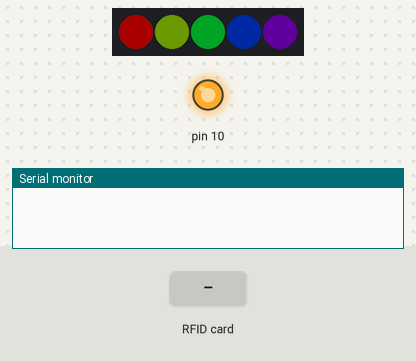
Simulated run of this sketch. Board: Arduino Uno, built with avr-gcc and run on an emulated ATmega328P. Shown: 5 RGB LEDs in strip order, left to right, output pins drawn as LEDs (lit = HIGH), the last lines printed to the serial monitor. The test bench sets the inputs (shaded band). Dim RGB values are drawn brighter than linear.

Above: at 1.3 s.
2.8 s: RFID card 5E 7A 19 C4 held to the reader
At 4.03 s:
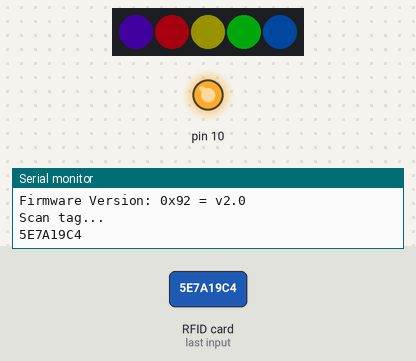
5.9 s: RFID card B6 E0 97 2B held to the reader
At 7.6 s:
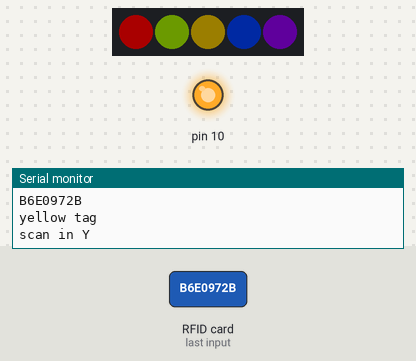
7.9 s: RFID card DB C2 43 35 held to the reader
At 8.9 s:
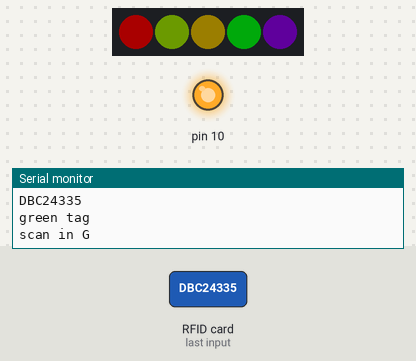
10.0 s: RFID card B6 E0 97 2B held to the reader
At 11.3 s:
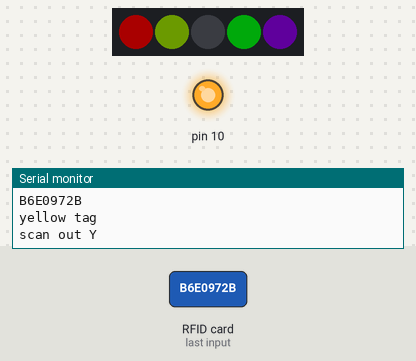
12.2 s: RFID card DB C2 43 35 held to the reader
At 13.6 s:
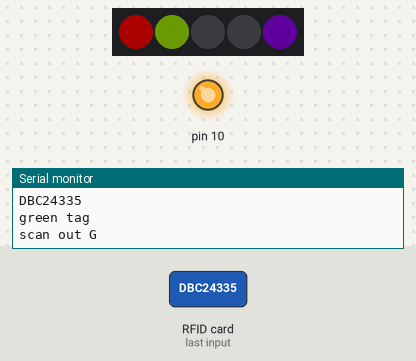
14.2 s: RFID card B6 E0 97 2B held to the reader
At 15.9 s:
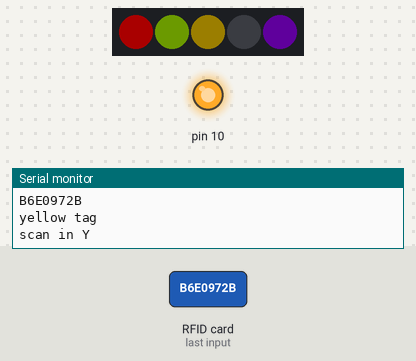
Timing chart, 0 to 17.3 s (numbered marks = the images above; inputs shaded):
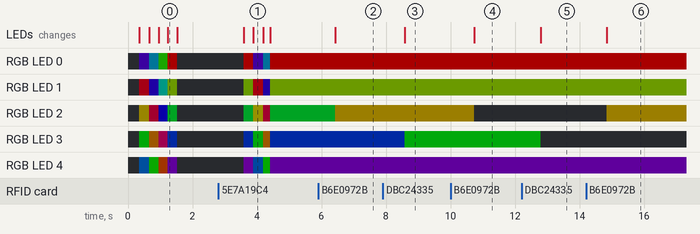

Measured:
- after the input at 2.8 s, RGB LED 0: off → RGB(45, 0, 0) after 0.79 s, → RGB(13, 0, 32) 0.30 s later, → RGB(0, 19, 26) 0.30 s later, → RGB(45, 0, 0) 0.21 s later; RGB LED 1: off → RGB(18, 27, 0) after 0.79 s, → RGB(40, 0, 4) 0.30 s later, → RGB(8, 0, 37) 0.30 s later, → RGB(18, 26, 0) 0.21 s later
- after the input at 5.9 s, RGB LED 2: RGB(0, 37, 8) → RGB(27, 22, 0) after 0.53 s; the LEDs: change after 0.53 s (image 2)
- after the input at 7.9 s, RGB LED 3: RGB(0, 9, 36) → RGB(0, 45, 3) after 0.69 s; the LEDs: change after 0.69 s (image 3)
- after the input at 10.0 s, RGB LED 2: RGB(27, 22, 0) → off after 0.74 s; the LEDs: change after 0.74 s (image 4)
- after the input at 12.2 s, RGB LED 3: RGB(0, 45, 3) → off after 0.60 s; the LEDs: change after 0.60 s (image 5)
- after the input at 14.2 s, RGB LED 2: off → RGB(27, 22, 0) after 0.65 s; the LEDs: change after 0.65 s (image 6)

The sketch:

Activity12_8.ino
```cpp
#include <SPI.h>
#include <MFRC522.h>
#include <Adafruit_NeoPixel.h>

#define SS_PIN 4
#define RST_PIN 3

MFRC522 rfid(SS_PIN, RST_PIN);

int neoPin = 1;
Adafruit_NeoPixel strip = Adafruit_NeoPixel(5, neoPin, NEO_GRB + NEO_KHZ800);

byte readCard[4];
String redTagUID = "7A6CA21A";  // REPLACE this Tag ID with your Tag ID!!!
String purpleTagUID = "8C4CFF4";
String yellowTagUID = "B6E0972B";
String greenTagUID = "DBC24335";
String blueTagUID = "399DA1A3";
String tagID = "";

bool redTag = false;
bool purpleTag = false;
bool yellowTag = false;
bool greenTag = false;
bool blueTag = false;

void setup() {
  Serial.begin(9600);
  SPI.begin(); // init SPI bus
  Serial.setTimeout(20000); // to wait for up to 20s in "read" functions
  while (!Serial) { }

  // you must call this initialization function for the RFID reader!
  rfid.PCD_Init(); // MFRC522
  delay(4);

  strip.begin();
  strip.setBrightness(45);
  strip.show();
  rainbowEffect(1, 3);
  delay(300);
  rfid.PCD_DumpVersionToSerial();	// Show details of MFRC522 Card Reader
  Serial.println(F("Scan tag..."));
  strip.fill((0, 0, 0), 0);
  strip.show();
  strip.clear();
}

void loop() {

  while (getID())
  {
    Serial.println(tagID);
    if (tagID == redTagUID)
    {
      tagActions('1');
    }
    else if (tagID == purpleTagUID)
    {
      tagActions('2');
    }
    else if (tagID == yellowTagUID)
    {
      tagActions('3');
    }
    else if (tagID == greenTagUID)
    {
      tagActions('4');
    }
    else if (tagID == blueTagUID)
    {
      tagActions('5');
    }
    else
    {
      rainbowEffect(1, 2);
      Serial.println("tag not recognised");
    }
  }
  delay(1000);
}


void tagActions(char tag) {
  switch (tag) {
    case ('1'):
      Serial.println("red tag");
      redTag ^= true;
      if (redTag == true) {
        strip.setPixelColor(0, 255, 0, 10);
        strip.show();
        Serial.println("scan in R");
        delay(100);
      } else {
        Serial.println("scan out R");
        strip.setPixelColor(0, 0, 0, 0);
        strip.show();
      }
      break;
    case ('2'):
      Serial.println("purple tag");
      purpleTag ^= true;
      if (purpleTag == true) {
        strip.setPixelColor(1, 245, 0, 255);
        strip.show();
        Serial.println("scan in P");
        delay(100);
      } else {
        Serial.println("scan out P");
        strip.setPixelColor(1, 0, 0, 0);
        strip.show();
      }
      break;
    case ('3'):
      Serial.println("yellow tag");
      yellowTag ^= true;
      if (yellowTag == true) {
        strip.setPixelColor(2, 155, 125, 0);
        strip.show();
        Serial.println("scan in Y");
        delay(100);
      } else {
        Serial.println("scan out Y");
        strip.setPixelColor(2, 0, 0, 0);
        strip.show();
      }
      break;
    case ('4'):
      Serial.println("green tag");
      greenTag ^= true;
      if (greenTag == true) {
        strip.setPixelColor(3, 0, 255, 20);
        strip.show();
        Serial.println("scan in G");
        delay(100);
      } else {
        Serial.println("scan out G");
        strip.setPixelColor(3, 0, 0, 0);
        strip.show();
      }
      break;
    case ('5'):
      Serial.println("blue tag");
      blueTag ^= true;
      if (blueTag == true) {
        strip.setPixelColor(4, 0, 10, 255);
        strip.show();
        Serial.println("scan in B");
        delay(100);
      } else {
        Serial.println("scan out B");
        strip.setPixelColor(4, 0, 0, 0);
        strip.show();
      }
      break;
    default:
      Serial.print(" ");
  }
}

void rainbowEffect(uint8_t wait, int cycles) {
  uint16_t x, y;
  strip.setBrightness(45);
  for (y = 0; y < 256 * cycles; y++) { // 5 cycles of all colors on wheel
    for (x = 0; x < strip.numPixels(); x++) {
      strip.setPixelColor(x, Wheel(((x * 256 / strip.numPixels()) + y) & 255));
    }
    strip.show();
    delay(wait);
  }
}

// Input a value 0 to 255 to get a color value.
// The colours are a transition r - g - b - back to r.
uint32_t Wheel(byte StripPos) {
  StripPos = 255 - StripPos;
  if (StripPos < 85) {
    return strip.Color(255 - StripPos * 3, 0, StripPos * 3);
  }
  if (StripPos < 170) {
    StripPos -= 85;
    return strip.Color(0, StripPos * 3, 255 - StripPos * 3);
  }
  StripPos -= 170;
  return strip.Color(StripPos * 3, 255 - StripPos * 3, 0);
}

boolean getID()
{
  // Getting ready for Reading PICCs
  if ( ! rfid.PICC_IsNewCardPresent()) { //If a new PICC placed to RFID reader continue
    return false;
  }
  if ( ! rfid.PICC_ReadCardSerial()) { //Since a PICC placed get Serial and continue
    return false;
  }
  tagID = "";
  for ( uint8_t i = 0; i < 4; i++) { // The MIFARE PICCs that we use have 4 byte UID
    //readCard[i] = mfrc522.uid.uidByte[i];
    tagID.concat(String(rfid.uid.uidByte[i], HEX)); // Adds the 4 bytes in a single String variable
  }
  tagID.toUpperCase();
  rfid.PICC_HaltA(); // Stop reading
  return true;
}
```
